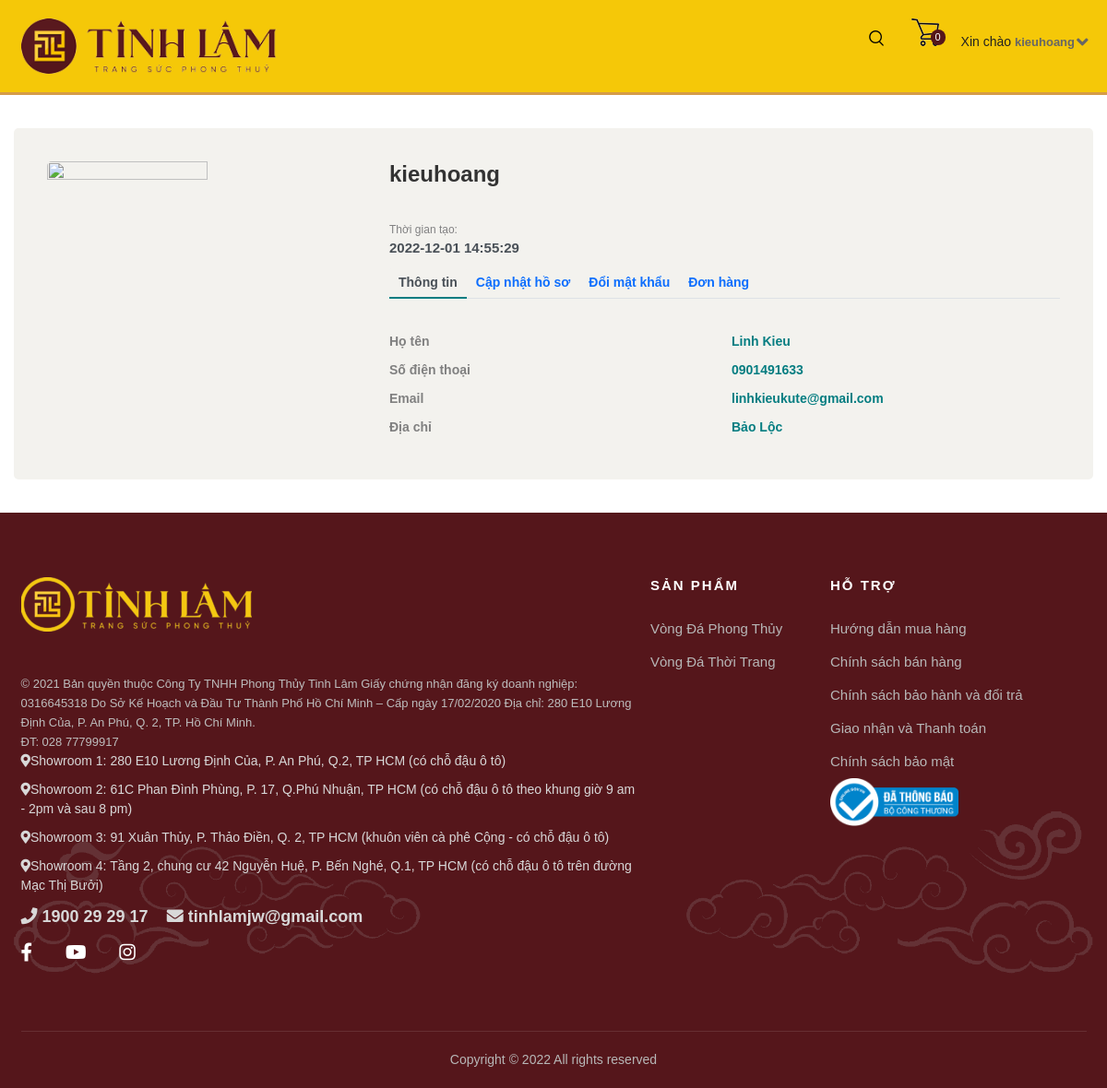
The app's page /user/profile.php (signed in) with its own data.
### tables this page shows
CREATE TABLE `showrooms` (
  `address` varchar(255) NOT NULL
);

CREATE TABLE `contacts` (
  `id` int(11) NOT NULL,
  `email` varchar(255) NOT NULL,
  `phone` varchar(255) NOT NULL
);

### user/profile.php (the view, shortened to what this page needs)
<!DOCTYPE html>
<html lang="vi">
<head>
  <link href="https://cdn.jsdelivr.net/npm/bootstrap@5.0.0-beta3/dist/css/bootstrap.min.css" rel="stylesheet"
 />
  <link rel="stylesheet" href="https://cdnjs.cloudflare.com/ajax/libs/font-awesome/5.12.0/css/all.min.css" />
  <link rel="stylesheet" href="./CSS/owl.carousel.css" />
  <link rel="stylesheet" href="./CSS/owl.theme.default.css" />
  <link rel="stylesheet" href="./css/index.css" />
</head>
<body>
  <?php
    require_once "./component/navbar.php";
  ?>
<div class="container emp-profile">
            <div class="row">
                <div class="col-md-4">
                    <div class="profile-img preview">
                        <img id="img" src="../uploads/<?php echo $_SESSION['imgUrl'] ?>" alt="" />
                    </div>
                </div>
                <div class="col-md-8">
                    <div class="profile-head">
                        <h5>
                            <?php echo $_SESSION['username'] ?>
                        </h5>
                        <p class="proile-rating">Thời gian tạo: <br><span>
                            <?php echo $_SESSION['createtime'] ?>
                        </span></p>
                        <ul class="nav nav-tabs" id="myTab" role="tablist">
                        <li class="nav-item" role="presentation">
    <button class="nav-link <?php
                            if(!isset($_SESSION['isUpdateProfile']) && !isset($_SESSION['isChangePassword'])) {
                                echo 'active';
                            };
                        ?>" id="home-tab" data-bs-toggle="tab" data-bs-target="#home" type="button" role="tab" aria-controls="home" aria-selected="true">Thông tin</button>
  </li>
  <li class="nav-item" role="presentation">
    <button class="nav-link <?php
                            if(isset($_SESSION['isUpdateProfile'])) {
                                echo 'active';
                            };
                        ?>" id="update-tab" data-bs-toggle="tab" data-bs-target="#update" type="button" role="tab" aria-controls="update" aria-selected="false">Cập nhật hồ sơ</button>
  </li>
  <li class="nav-item" role="presentation">
    <button class="nav-link <?php
                            if(isset($_SESSION['isChangePassword'])) {
                                echo 'show active';
                            };
                        ?>" id="password-tab" data-bs-toggle="tab" data-bs-target="#password" type="button" role="tab" aria-controls="password" aria-selected="false">Đổi mật khẩu</button>
  </li>
  <li class="nav-item" role="presentation">
    <button class="nav-link" id="order-tab" data-bs-toggle="tab" data-bs-target="#order" type="button" role="tab" aria-controls="order" aria-selected="false">Đơn hàng</button>
  </li>
</ul>
                    </div>
                    <div class="tab-content profile-tab" id="myTabContent">
                        <div class="tab-pane fade <?php
                            if(!isset($_SESSION['isUpdateProfile']) && !isset($_SESSION['isChangePassword'])) {
                                echo 'show active';
                            };
                        ?>" id="home" role="tabpanel" aria-labelledby="home-tab">
                            <div class="row">
                                <div class="col-md-6">
                                    <label>Họ tên</label>
                                </div>
                                <div class="col-md-6">
                                    <p>
                                        <?php echo $_SESSION['fullname'] ?>
                                    </p>
                                </div>
                            </div>
                            <div class="row">
                                <div class="col-md-6">
                                    <label>Số điện thoại</label>
                                </div>
                                <div class="col-md-6">
                                    <p>
                                    <?php echo $_SESSION['phone'] ?>
                                    </p>
                                </div>
                            </div>
                            <div class="row">
                                <div class="col-md-6">
                                    <label>Email</label>
                                </div>
                                <div class="col-md-6">
                                    <p>
                                    <?php echo $_SESSION['email'] ?>
                                    </p>
                                </div>
                            </div>
                            <div class="row">
                                <div class="col-md-6">
                                    <label>Địa chỉ</label>
                                </div>
                                <div class="col-md-6">
                                    <p>
                                    <?php echo $_SESSION['address'] ?>
                                    </p>
                                </div>
                            </div>
                        </div>
                            <?php
                                require_once "../controller/database.php";
                                    ?>
                    </div>
                </div>
            </div>
        </div>
    <?php
    require_once "./component/footer.php";
  ?>
    </body>
</html>

### user/component/footer.php (shortened to what this page needs)
<div class="footer">
    <div class="container">
      <div class="row">
        <div class="col-lg-7 col-md-6 col-12">
          <div class="about-us">
            <div class="logo">
              <a href="index.html">
                <img src="./img/footer-logo.png" alt="logo">
              </a>
            </div>
            <span style="color: #bdbdbd; line-height: 14px; font-size: 13px;">©&nbsp;2021 Bản quyền thuộc Công Ty TNHH Phong Thủy Tinh Lâm
              Giấy chứng nhận đăng ký doanh nghiệp: 0316645318
              Do Sở Kế Hoạch và Đầu Tư Thành Phố Hồ Chí Minh – Cấp ngày 17/02/2020
              Địa chỉ: 280 E10 Lương Định Của, P. An Phú, Q. 2, TP. Hồ Chí Minh.<br>
              ĐT: 028 77799917<br>
            </span>
            <?php
              require_once "../controller/database.php";
              $query = "SELECT * FROM showrooms";
              $result = mysqli_query($conn, $query) or die('Error, query failed');
              $count =1;
              while ($row = mysqli_fetch_assoc($result)) {
                echo "<p><i class='fa fa-map-marker-alt'></i>Showroom ".$count.": ". $row['address'] . "</p>";
                $count++;
              }
              $query = "SELECT * FROM contacts";
              $result = mysqli_query($conn, $query) or die('Error, query failed');
              while ($row = mysqli_fetch_assoc($result)) {
                echo "<p class='contact'><i class='fa fa-phone'></i> ".
                $row['phone']
                . "<i class='fa fa-envelope'></i> " . $row['email'] ."</p>";
              }
            ?>
            <div class="social__redirect">
              <a target="_blank" class="facebook" href="#"><i
                class="fab fa-facebook-f"></i></a>
            <a target="_blank" class="youtube" href="#"><i
                class="fab fa-youtube"></i></a>
            <a target="_blank" class="instagram" href="#"><i
                class="fab fa-instagram"></i></a>
            </div>
          </div>
        </div>
        <div class="col-lg-2 col-md-3 col-sm-6">
          <div class="categories">
            <h6>Sản phẩm</h6>
            <ul>
              <li><a href="#">Vòng Đá Phong Thủy</a></li>
              <li><a href="#">Vòng Đá Thời Trang</a></li>
            </ul>
          </div>
        </div>
        <div class="col-lg-3 col-md-3 col-sm-6">
          <div class="categories">
            <h6>Hỗ trợ</h6>
            <ul>
              <li><a href="#">Hướng dẫn mua hàng</a></li>
              <li><a href="#">Chính sách bán hàng</a></li>
              <li><a href="#">Chính sách bảo hành và đổi trả</a></li>
              <li><a href="#">Giao nhận và Thanh toán</a></li>
              <li><a href="#">Chính sách bảo mật</a></li>
            </ul>
            <img src="./img/logoNoti.png" alt="" width = 50% height = 50%/>
          </div>
        </div>
      </div>
      <div class="footer__copyright__text">
        <p>Copyright © 2022
          All rights reserved
        </p>
      </div>
    </div>
  </div>

### user/css/index.css (style rules this page uses)
* { margin: 0; padding: 0; }
html, body { padding: 0 !important; overflow-x: hidden; font-family: 'Nunito Sans', sans-serif; font-size: 15px; font-weight: normal; color: #222; }
@media only screen and (min-width: 768px) { .container { max-width: 720px; } }
@media only screen and (min-width: 992px) { .container { max-width: 960px; } }
@media only screen and (min-width: 1200px) { .container { max-width: 1170px; } }
.footer { padding-top: 70px; position: relative; }
.footer::before { content: " "; display: block; width: 100%; height: 300px; bottom: 0; left: 0; background-image: url("../../img/white-cloud-bg.png"); background-size: 100%; background-repeat: no-repeat; position: absolute; opacity: 0.2; z-index: -1; }
.footer::after { content: " "; display: block; width: 100%; height: 100%; top: 0; left: 0; background: #55161b; position: absolute; z-index: -2; }
.footer .about-us { margin-bottom: 30px; }
.footer .about-us .logo { margin-bottom: 30px; max-width: 250px; }
.footer .about-us .logo a { display: inline-block; margin-bottom: 10px; }
.footer .about-us .logo a img { max-width: 100%; }
.footer .about-us p { color: #d8d8d8; margin-bottom: 10px; }
.footer .about-us .contact { font-size: 18px; font-weight: 600; }
.footer .about-us .contact .fa-envelope { margin-left: 20px; }
.footer .about-us .social__redirect { position: relative; margin: 10px 0; text-align: left; }
.footer .about-us .social__redirect a { font-size: 20px; color: #fff; display: inline-block; margin-right: 32px; -webkit-transition: all 0.2s ease; transition: all 0.2s ease; }
.footer .about-us .social__redirect a:last-child { margin-right: 0; }
.footer .categories { margin-bottom: 30px; }
.footer .categories h6 { color: #fff; font-size: 15px; font-weight: 600; text-transform: uppercase; letter-spacing: 2px; margin-bottom: 20px; }
.footer .categories ul { padding: 0; margin: 0; }
.footer .categories ul li { line-height: 36px; list-style: none; }
.footer .categories ul li a { text-decoration: none; color: #b7b7b7; font-size: 15px; }
.footer .footer__copyright__text { text-align: center; border-top: 1px solid rgba(255, 255, 255, 0.1); padding: 20px 0; margin-top: 40px; }
.footer .footer__copyright__text p { color: #b7b7b7; margin-bottom: 0; }
:root { --primary: #08aeea; --secondary: #13d2b8; --purple: #bd93f9; --pink: #ff6bcb; --blue: #8be9fd; --gray: #333; --font: "Poppins", sans-serif; --gradient: linear-gradient(40deg, #ff6ec4, #7873f5); --shadow: 0 0 15px 0 rgba(0, 0, 0, 0.05); }
*, *:before, *:after { box-sizing: border-box; }
html { font-size: 62.5%; }
body { font-family: var(--font); font-size: 1.4rem; overflow-x: hidden; font-weight: 300; position: relative; }
img { display: block; max-width: 100%; }
a { text-decoration: none; }
input, button, textarea, select { font-family: var(--font); font-size: 1.4rem; font-weight: 300; outline: none; border: 0; margin: 0; padding: 0; border-radius: 0; }
button { cursor: pointer; }
:root { --primary-blue: #047d81; --secondary-blue: #024143; --dark-secondary-blue: #022120; --secondary-black: #3a4042; --white-card: #dfdfdf; }
* { color: white (--secondary-black); }
body { position: relative; }
.emp-profile { padding: 3%; margin-top: 3%; margin-bottom: 3%; border-radius: 0.5rem; background: #f3f2ee; }
.profile-img { text-align: left; }
.profile-img img { width: 70%; height: 100%; border-radius: 5px; }
.profile-head h5 { color: #333; font-size: 24px; font-weight: bold; }
.proile-rating { font-size: 12px; color: #818182; margin-top: 5%; }
.proile-rating span { color: #495057; font-size: 15px; font-weight: 600; }
.profile-head .nav-tabs { margin-bottom: 5%; }
.profile-head .nav-tabs .nav-link { font-weight: 600; border: none; }
.profile-head .nav-tabs .nav-link.active { border: none; border-bottom: 2px solid var(--primary-blue); background: #f3f2ee; }
.profile-tab label { color: grey; font-weight: 600; }
.profile-tab p { font-weight: 600; color: var(--primary-blue); }

### records on screen
showrooms: address "280 E10 Lương Định Của, P. An Phú, Q.2, TP HCM (có chỗ đậu ô tô)"
showrooms: address "61C Phan Đình Phùng, P. 17, Q.Phú Nhuận, TP HCM (có chỗ đậu ô tô theo khung giờ 9 am - 2pm và sau 8 pm)"
showrooms: address "91 Xuân Thủy, P. Thảo Điền, Q. 2, TP HCM (khuôn viên cà phê Cộng - có chỗ đậu ô tô)"
showrooms: address "Tầng 2, chung cư 42 Nguyễn Huệ, P. Bến Nghé, Q.1, TP HCM (có chỗ đậu ô tô trên đường Mạc Thị Bưởi)"
contacts: phone "1900 29 29 17", email "tinhlamjw@gmail.com"

### other values on screen
$_SESSION["totalquantity"] "0"
$_SESSION['username'] "kieuhoang"
$_SESSION['createtime'] "2022-12-01 14:55:29"
$_SESSION['fullname'] "Linh Kieu"
$_SESSION['phone'] "0901491633"
$_SESSION['email'] "linhkieukute@gmail.com"
$_SESSION['address'] "Bảo Lộc"
